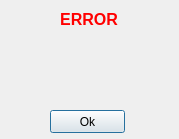
<?xml version="1.0" encoding="UTF-8"?>
<ui version="4.0">
 <class>dialog</class>
 <widget class="QDialog" name="dialog">
  <property name="geometry">
   <rect>
    <x>0</x>
    <y>0</y>
    <width>179</width>
    <height>139</height>
   </rect>
  </property>
  <property name="windowTitle">
   <string>Error</string>
  </property>
  <widget class="QLabel" name="errorTitle">
   <property name="geometry">
    <rect>
     <x>60</x>
     <y>9</y>
     <width>58</width>
     <height>20</height>
    </rect>
   </property>
   <property name="font">
    <font>
     <pointsize>12</pointsize>
     <weight>75</weight>
     <bold>true</bold>
    </font>
   </property>
   <property name="styleSheet">
    <string notr="true">QLabel{
	color : red;
}</string>
   </property>
   <property name="text">
    <string>ERROR</string>
   </property>
   <property name="alignment">
    <set>Qt::AlignCenter</set>
   </property>
  </widget>
  <widget class="QLabel" name="errorDescription">
   <property name="geometry">
    <rect>
     <x>10</x>
     <y>30</y>
     <width>161</width>
     <height>81</height>
    </rect>
   </property>
   <property name="text">
    <string/>
   </property>
   <property name="alignment">
    <set>Qt::AlignLeading|Qt::AlignLeft|Qt::AlignTop</set>
   </property>
   <property name="wordWrap">
    <bool>true</bool>
   </property>
  </widget>
  <widget class="QPushButton" name="okButton">
   <property name="geometry">
    <rect>
     <x>50</x>
     <y>110</y>
     <width>75</width>
     <height>23</height>
    </rect>
   </property>
   <property name="text">
    <string>Ok</string>
   </property>
  </widget>
 </widget>
 <resources/>
 <connections/>
</ui>
